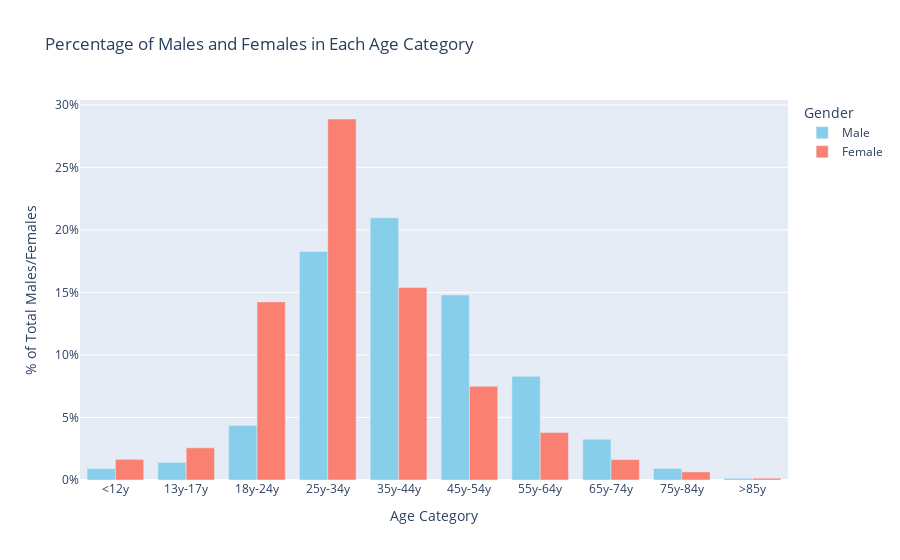

The notebook cell saved with this chart:
### Code cell
fig = go.Figure()

for sex in ['M', 'F']:
    fig.add_trace(go.Bar(
        x=age_labels,
        y=age_sex_percentage[sex],
        name='Male' if sex == 'M' else 'Female',
        marker_color='skyblue' if sex == 'M' else 'salmon',
        hovertext=[f"Top names: {', '.join(top_names.loc[age, sex])}" for age in age_labels],
        hoverinfo="text"
    ))

fig.update_layout(
    title='Percentage of Males and Females in Each Age Category',
    xaxis_title='Age Category',
    yaxis_title='% of Total Males/Females',
    barmode='group',
    xaxis=dict(tickvals=age_labels, tickangle=0),
    yaxis=dict(ticksuffix='%'),
    legend=dict(title="Gender")
)

fig.show()

### Figure 1 — Plotly figure (JSON) as saved in the notebook; plotly's stock layout.template omitted (floating-point values rounded to 4 significant figures)
{"data": [{"hoverinfo": "text", "hovertext": ["Top names: Michael, Mickey, Kid", "Top names: Kid, Charlie, Michael", "Top names: Paul, Danny, Michael", "Top names: John, David, Tom", "Top names: John, David, Tom", "Top names: John, George, Robert", "Top names: John, George, James", "Top names: John, George, Charles", "Top names: John, Arthur, Max", "Top names: Donald, Smurf, Gus"], "marker": {"color": "skyblue"}, "name": "Male", "type": "bar", "x": ["<12y", "13y-17y", "18y-24y", "25y-34y", "35y-44y", "45y-54y", "55y-64y", "65y-74y", "75y-84y", ">85y"], "y": [0.914, 1.411, 4.368, 18.28, 20.96, 14.8, 8.288, 3.258, 0.9223, 0.1374]}, {"hoverinfo": "text", "hovertext": ["Top names: Susan, Katie, Samantha", "Top names: Sarah, Alice, Samantha", "Top names: Priya, Julie, Pooja", "Top names: Sarah, Kate, Lisa", "Top names: Sarah, Susan, Kate", "Top names: Helen, Sarah, Martha", "Top names: Helen, Margaret, Barbara", "Top names: Martha, Helen, mère", "Top names: Jessica, Helen, Gloria", "Top names: Annie, Mme, Chopra"], "marker": {"color": "salmon"}, "name": "Female", "type": "bar", "x": ["<12y", "13y-17y", "18y-24y", "25y-34y", "35y-44y", "45y-54y", "55y-64y", "65y-74y", "75y-84y", ">85y"], "y": [1.65, 2.572, 14.24, 28.87, 15.4, 7.493, 3.789, 1.633, 0.6461, 0.1442]}], "layout": {"barmode": "group", "legend": {"title": {"text": "Gender"}}, "title": {"text": "Percentage of Males and Females in Each Age Category"}, "xaxis": {"tickangle": 0, "tickvals": ["<12y", "13y-17y", "18y-24y", "25y-34y", "35y-44y", "45y-54y", "55y-64y", "65y-74y", "75y-84y", ">85y"], "title": {"text": "Age Category"}}, "yaxis": {"ticksuffix": "%", "title": {"text": "% of Total Males/Females"}}}}
